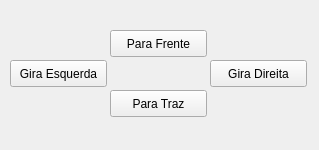
<?xml version="1.0" encoding="UTF-8"?>
<ui version="4.0">
 <class>Control</class>
 <widget class="QWidget" name="Control">
  <property name="geometry">
   <rect>
    <x>0</x>
    <y>0</y>
    <width>319</width>
    <height>150</height>
   </rect>
  </property>
  <property name="windowTitle">
   <string>Form</string>
  </property>
  <widget class="QWidget" name="Control_2" native="true">
   <property name="geometry">
    <rect>
     <x>10</x>
     <y>10</y>
     <width>301</width>
     <height>131</height>
    </rect>
   </property>
   <widget class="QPushButton" name="paraFrente">
    <property name="geometry">
     <rect>
      <x>100</x>
      <y>20</y>
      <width>97</width>
      <height>27</height>
     </rect>
    </property>
    <property name="text">
     <string>Para Frente</string>
    </property>
   </widget>
   <widget class="QPushButton" name="paraTraz">
    <property name="geometry">
     <rect>
      <x>100</x>
      <y>80</y>
      <width>97</width>
      <height>27</height>
     </rect>
    </property>
    <property name="text">
     <string>Para Traz</string>
    </property>
   </widget>
   <widget class="QPushButton" name="giraDireita">
    <property name="geometry">
     <rect>
      <x>200</x>
      <y>50</y>
      <width>97</width>
      <height>27</height>
     </rect>
    </property>
    <property name="text">
     <string>Gira Direita</string>
    </property>
   </widget>
   <widget class="QPushButton" name="giraEsquerda">
    <property name="geometry">
     <rect>
      <x>0</x>
      <y>50</y>
      <width>97</width>
      <height>27</height>
     </rect>
    </property>
    <property name="text">
     <string>Gira Esquerda</string>
    </property>
   </widget>
  </widget>
 </widget>
 <resources/>
 <connections/>
</ui>
